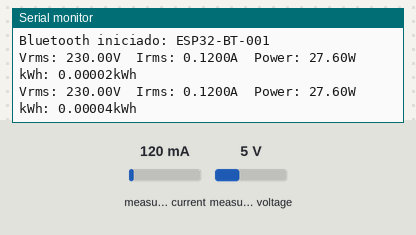
Recording of a sketch running on a simulated ESP32. Parts: the last lines printed to the serial monitor. The inputs (shaded band) are chosen by the test bench; at power-on: measured current 120 mA, measured voltage 5 V. Nothing arrives over Bluetooth unless stated.

Above: at 6.0 s.
6.1 s: measured current set to 40 mA
At 9.0 s:
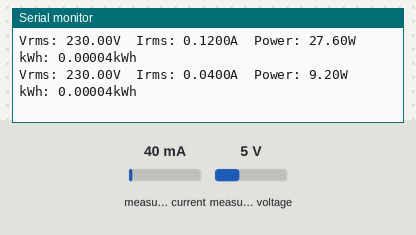
9.8 s: measured voltage set to 0.3 V
At 11.0 s:
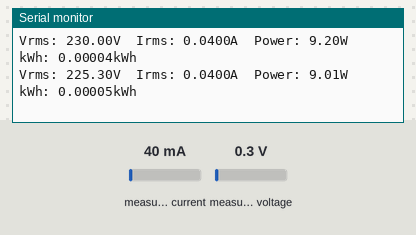
13.5 s: measured current set to 500 mA
At 16.0 s:
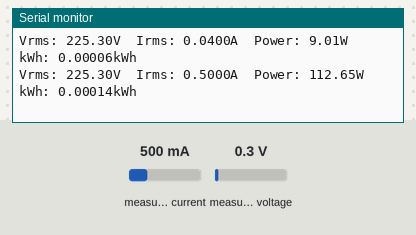
17.2 s: measured voltage set to 3.8 V
At 19.0 s:
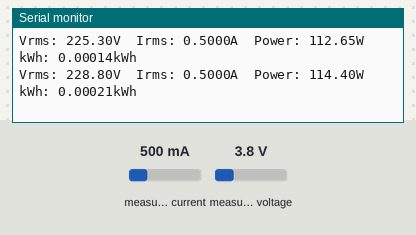
Timing chart, 0 to 20.5 s (numbered marks = the images above; inputs shaded):
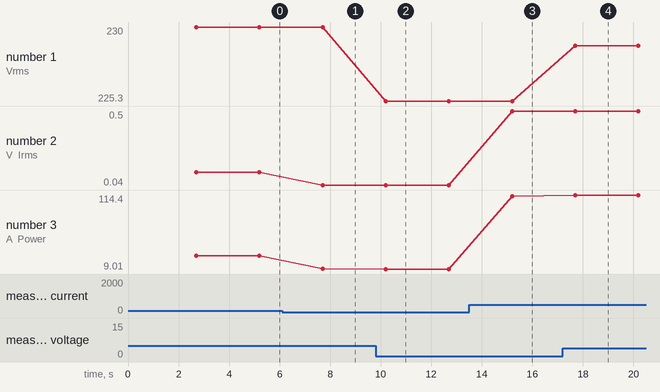

Measured:
- after the input at 6.1 s, the serial monitor: prints a new line after 1.6 s (image 1)
- after the input at 9.8 s, the serial monitor: prints a new line after 0.40 s (image 2)
- after the input at 13.5 s, the serial monitor: prints a new line after 1.7 s (image 3)
- after the input at 17.2 s, the serial monitor: prints a new line after 0.50 s (image 4)
- plotted number 1: 230 → 225.3 after the input at 9.8 s, 225.3 → 228.8 after the input at 17.2 s
- plotted number 2: 0.12 → 0.04 after the input at 6.1 s, 0.04 → 0.5 after the input at 13.5 s
- plotted number 3: 27.6 → 9.2 after the input at 6.1 s, 9.2 → 9.01 after the input at 9.8 s, 9.01 → 112.65 after the input at 13.5 s, 112.65 → 114.4 after the input at 17.2 s

The sketch:

BlueTooth__1_.ino
```cpp
#include "BluetoothSerial.h"
#include "EmonLib.h"

#if !defined(CONFIG_BT_ENABLED) || !defined(CONFIG_BLUEDROID_ENABLED)
#error Bluetooth is not enabled!
#endif

#if !defined(CONFIG_BT_SPP_ENABLED)
#error Serial Port Profile not available!
#endif

BluetoothSerial SerialBT;
EnergyMonitor emon;

#define vCalibration    109.2
#define currCalibration 55.5

String DEVICE_NAME = "ESP32-BT-001";

float kWh = 0;
unsigned long lastMillis = 0;
const unsigned long INTERVAL_MS = 2500;

void setup() {
  Serial.begin(115200);
  SerialBT.begin(DEVICE_NAME);
  emon.voltage(35, vCalibration, 1.7);
  emon.current(34, currCalibration);
  lastMillis = millis();
  Serial.println("Bluetooth iniciado: " + DEVICE_NAME);
}

void loop() {
  unsigned long now = millis();

  if (now - lastMillis >= INTERVAL_MS) {
    emon.calcVI(20, 2000);

    kWh += emon.apparentPower * (now - lastMillis) / 3600000000.0;
    lastMillis = now;

    // Serial Monitor
    Serial.print("Vrms: ");   Serial.print(emon.Vrms, 2);         Serial.print("V");
    Serial.print("\tIrms: "); Serial.print(emon.Irms, 4);         Serial.print("A");
    Serial.print("\tPower: "); Serial.print(emon.apparentPower, 2); Serial.print("W");
    Serial.print("\tkWh: ");  Serial.print(kWh, 5);               Serial.println("kWh");

    // Bluetooth → App Android
    String msg = "V:" + String(emon.Vrms, 2)
               + ",I:" + String(emon.Irms, 4)
               + ",P:" + String(emon.apparentPower, 2)
               + ",K:" + String(kWh, 5);
    SerialBT.println(msg);
  }
}
```
